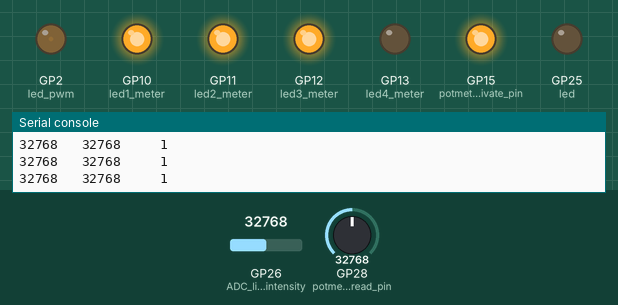
A program run on a simulated Raspberry Pi Pico running MicroPython. Parts: output pins drawn as LEDs (lit = HIGH), the last lines printed to the serial console. Inputs (shaded band) come from the test bench; at power-on: GP26 (ADC_light_intensity) = 32768, GP28 (potmeter_read_pin) = 32768 (analog values on the 0–65535 scale). WiFi joins after 1.5 s; threads take turns every 2 ms.

Above: at 3.2 s.
3.3 s: GP26 (ADC_light_intensity) set to 45874
At 4.6 s:
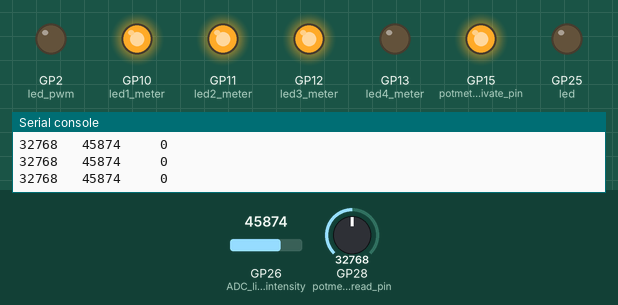
4.9 s: GP28 (potmeter_read_pin) set to 19660
At 6.2 s:
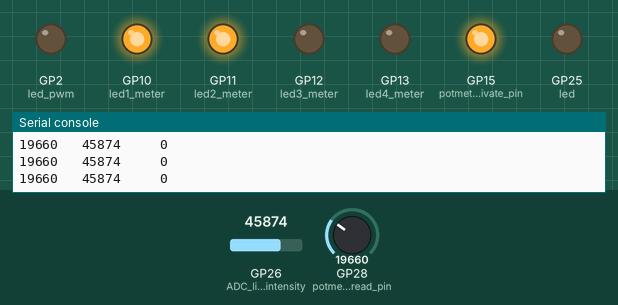
6.5 s: GP28 (potmeter_read_pin) set to 7864
At 7.8 s:
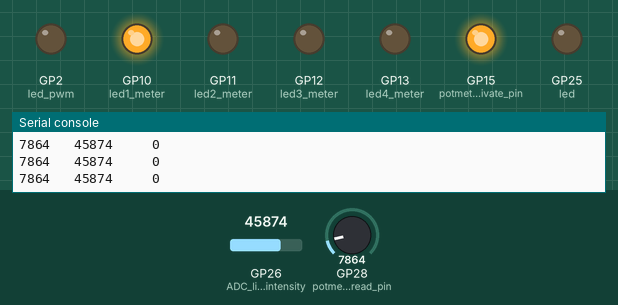
8.1 s: GP26 (ADC_light_intensity) set to 0
At 9.3 s:
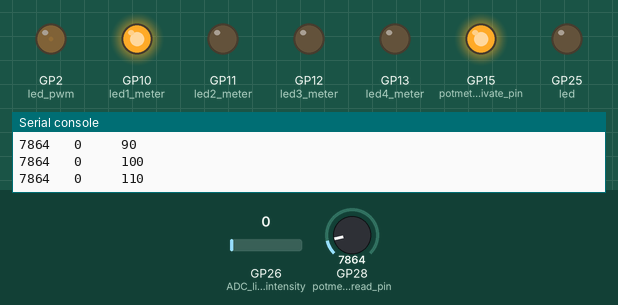
9.7 s: GP28 (potmeter_read_pin) set to 0
At 10.8 s:
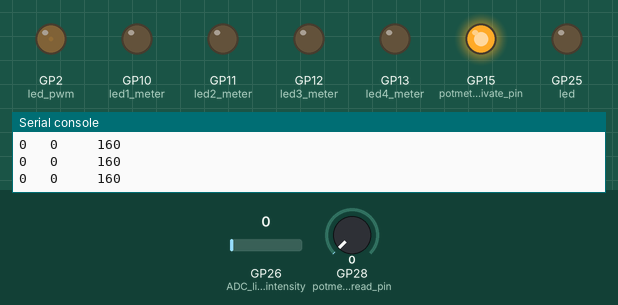
11.3 s: GP26 (ADC_light_intensity) set to 7864
At 13.7 s:
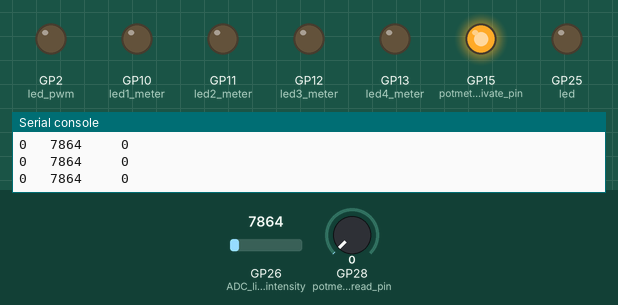
Timing chart, 0 to 15.2 s (numbered marks = the images above; inputs shaded):
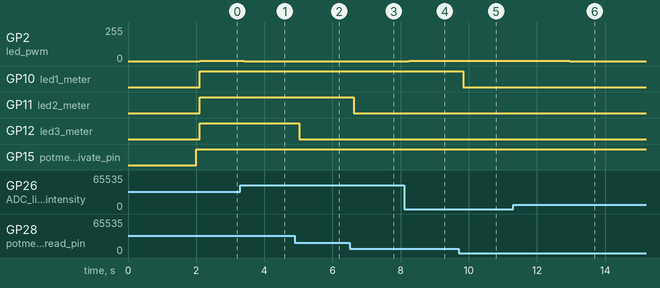

Measured:
- after the input at 3.3 s, GP2 (led_pwm): 1/255 → 0/255 after 0.11 s
- after the input at 4.9 s, GP12 (led3_meter): HIGH → LOW after 0.12 s
- after the input at 6.5 s, GP11 (led2_meter): HIGH → LOW after 0.13 s
- after the input at 8.1 s, GP2 (led_pwm): 0/255 → 1/255 after 0.13 s
- after the input at 9.7 s, GP10 (led1_meter): HIGH → LOW after 0.14 s
- after the input at 11.3 s, GP2 (led_pwm): 1/255 → 0/255 after 1.7 s

The program:

tuinhuis.py
```python
import time
from umqtt.simple import MQTTClient
from machine import Pin, ADC, Timer, PWM
import network
import _thread

#----- pin definitions -----#
ADC_light_intensity = ADC(0)    # physical pin 31
potmeter_read_pin = ADC(2)      # physical pin 34
potmeter_activate_pin = Pin(15, Pin.OUT)
led1_meter = Pin(10, Pin.OUT)
led2_meter = Pin(11, Pin.OUT)
led3_meter = Pin(12, Pin.OUT)
led4_meter = Pin(13, Pin.OUT)
led_pwm = PWM(Pin(2))           # physical pin 4
led = Pin("LED", Pin.OUT)       #internal led

#----- Network variables-----#
SSID = "WIFI2G"
PASSWORD = "Thielemans"
wifi = network.WLAN(network.STA_IF)
wifi.active(True)

#----- variables -----#
timer = Timer()
# Set the PWM frequency.
led_pwm.freq(100)
required_light = 0
light_intensity = 0

#----- MQTT connection variables -----#
server = "mqtt3.thingspeak.com"
ClientID = "BiEQFisZJBcjIRknCTgnIzU"
user = "BiEQFisZJBcjIRknCTgnIzU"
password = "6p0nWfWTnnRgF/qgpnIwcLl2"
topic = "channels/2791497/publish"
payload = b"field1=0"


#----- Read input loop----#
def input_loop():
    global required_light
    global light_intensity
    global led_pwm
    duty = 1

    THRESHOLD_1 = 200
    THRESHOLD_2 = 65536 // 4
    THRESHOLD_3 = 65536 // 2
    THRESHOLD_4 = (65536 // 4) * 3

    while True:

        #----- read the light intensity -----#
        light_intensity_16bit = ADC_light_intensity.read_u16()
        light_intensity =  light_intensity_16bit/ 655

        # Activate the potentiometer
        potmeter_activate_pin.value(1)
        potmeter_value_16bit = potmeter_read_pin.read_u16()
        time.sleep(0.1)  # Small delay for stable reading
        potmeter_activate_pin.value(0)

        # Calculate required light (scaled down)
        required_light = potmeter_value_16bit // 655

        # Control LEDs based on thresholds
        led_states = [
            potmeter_value_16bit >= THRESHOLD_1,
            potmeter_value_16bit >= THRESHOLD_2,
            potmeter_value_16bit >= THRESHOLD_3,
            potmeter_value_16bit >= THRESHOLD_4,
        ]

        # Update LED states
        led1_meter.value(led_states[0])
        led2_meter.value(led_states[1])
        led3_meter.value(led_states[2])
        led4_meter.value(led_states[3])

        # if required_light > light_intensity:

        # # Scale brightness between 0 and 65535 (16-bit for PWM duty cycle)
        #     brightness = min((required_light - light_intensity) * 1000, 65535)  # Scale factor for demonstration

        # elif required_light < light_intensity:
        #         # Scale dimming based on the difference
        #     brightness = max(65535 - (light_intensity - required_light) * 1000, 0)  # Scale factor for demonstration
        # else:
        #     brightness = 32767  # Default medium brightness if value1 == value2

        #     # Set the PWM duty cycle
        # led_pwm.duty_u16(int(brightness))


        if potmeter_value_16bit > light_intensity_16bit :
            duty += 10
        elif potmeter_value_16bit < light_intensity_16bit:
            duty -= 10
        duty = max(0, min(duty, 65535))
        led_pwm.duty_u16(duty)
        print(str(potmeter_value_16bit) + "   " + str(light_intensity_16bit) + "     " +str(duty))

def print_terminal():
    print("The internal temperature : " + str(required_light))
    print("The light intensity : " + str(light_intensity) + " %")
    print("-----------------------------------------------------------")

def connect():
    print('Connecting to MQTT Broker "%s"' % server)
    client = MQTTClient(ClientID, server, 1883, user, password)
    try:
        client.connect()
        return client
    except Exception as e:
        print('Failed to connect to MQTT broker:', e)
        raise

def reconnect():
    print('Failed to connect to MQTT broker. Reconnecting...')
    time.sleep(5)
    client = connect()
    return client

#---- Establishing a wifi connection-----#
print("Connecting to Wi-Fi...")
wifi.connect(SSID, PASSWORD)

while not wifi.isconnected():
    print("Waiting for connection...")
    time.sleep(1)

print("Connected to Wi-Fi!")
print("IP address:", wifi.ifconfig()[0])  # Print the IP address

_thread.start_new_thread(input_loop, ())
#----- start a mqtt client connection-----#
# try:
#     client = connect()
# except Exception:
#     client = reconnect()

while True:

    print_terminal()

    # payload = "field1=" + str(light_intensity) + "&field2=" + str(required_light)
    # try:
    #     print('Sending message %s on topic %s' % (payload, topic))
    #     client.publish(topic, payload)
    # except Exception as e:
    #     print('Failed to publish message:', e)
    #     client = reconnect()

    time.sleep(20)
```
